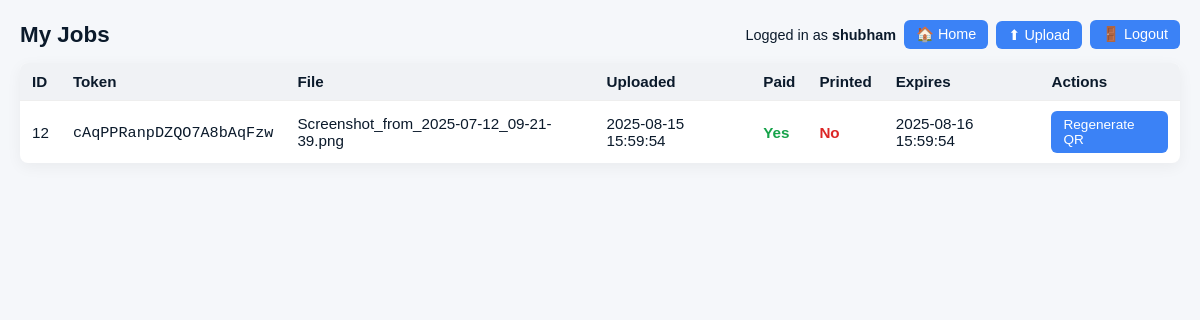
The app's page /myjobs (signed in) with its own data.
### tables this page shows
CREATE TABLE jobs (
        id INTEGER PRIMARY KEY AUTOINCREMENT,
        token TEXT UNIQUE,
        filename TEXT,
        filepath TEXT,
        uploaded_at INTEGER,
        paid INTEGER DEFAULT 0,
        printed INTEGER DEFAULT 0,
        expires_at INTEGER
    , owner_username TEXT);

### app.py (the view)
@app.route('/myjobs')
@login_required(admin_only=False)
def myjobs():
    username = session.get('user')
    conn = get_db_connection()
    cur = conn.cursor()
    cur.execute(
        'SELECT id, token, filename, uploaded_at, paid, printed, expires_at FROM jobs WHERE owner_username=? ORDER BY uploaded_at DESC',
        (username,)
    )
    rows = cur.fetchall()
    conn.close()
    formatted = []
    for r in rows:
        formatted.append({
            'id': r[0],
            'token': r[1],
            'filename': r[2],
            'uploaded_at': datetime.fromtimestamp(r[3]).strftime("%Y-%m-%d %H:%M:%S"),
            'paid': bool(r[4]),
            'printed': bool(r[5]),
            'expires_at': datetime.fromtimestamp(r[6]).strftime("%Y-%m-%d %H:%M:%S"),
        })
    return render_template('myjobs.html', jobs=formatted)

### app.py (called while the page is built, shortened)
@app.context_processor
def inject_template_globals():
    max_mb = app.config.get('MAX_CONTENT_LENGTH', 0) // (1024 * 1024)
    return {
        "max_file_mb": max_mb,
        "registration_enabled": 'register' in app.view_functions
    }

def get_db_connection():
    conn = sqlite3.connect(DB_PATH)
    conn.row_factory = sqlite3.Row
    return conn

def login_required(admin_only=False):
    def decorator(f):
        @wraps(f)
        def wrapped(*args, **kwargs):
            username = session.get("user")
            if not username:
                if admin_only:
                    return redirect(url_for("admin_login", next=request.path))
                return redirect(url_for("user_login", next=request.path))
            return f(*args, **kwargs)
        return wrapped
    return decorator

### templates/myjobs.html (shortened to what this page needs)
<!doctype html>
<html>
<head>
</head>
<body>
  <div class="top">
    <h2>My Jobs</h2>
    <div class="top-actions">
      <span>Logged in as <strong>{{ session.user }}</strong></span>
      <a href="{{ url_for('index') }}" class="btn-link">🏠 Home</a>
      <a href="{{ url_for('index') }}" class="btn-link">⬆ Upload</a>
      <a href="{{ url_for('logout') }}" class="btn-link">🚪 Logout</a>
    </div>
  </div>
  <table>
    <thead>
      <tr>
        <th>ID</th>
        <th>Token</th>
        <th>File</th>
        <th>Uploaded</th>
        <th>Paid</th>
        <th>Printed</th>
        <th>Expires</th>
        <th>Actions</th>
      </tr>
    </thead>
    <tbody>
      {% for job in jobs %}
      <tr>
        <td>{{ job.id }}</td>
        <td><code>{{ job.token }}</code></td>
        <td>{{ job.filename }}</td>
        <td>{{ job.uploaded_at }}</td>
        <td>{% if job.paid %}<span class="ok">Yes</span>{% else %}<span class="no">No</span>{% endif %}</td>
        <td>{% if job.printed %}<span class="ok">Yes</span>{% else %}<span class="no">No</span>{% endif %}</td>
        <td>{{ job.expires_at }}</td>
        <td>
          {% if not job.printed %}
            <a href="{{ url_for('regenerate_qr', token=job.token) }}" class="btn-qr" target="_blank">Regenerate QR</a>
          {% else %}
            <span>-</span>
          {% endif %}
        </td>
      </tr>
      {% endfor %}
    </tbody>
  </table>
</body>
</html>

### templates/myjobs.html (style rules this page uses)
body { font-family: Arial, Helvetica, sans-serif; background: #f5f7fa; margin: 20px; color: #0b1a2b; }
.top { display: flex; justify-content: space-between; align-items: center; margin-bottom: 14px; flex-wrap: wrap; gap: 8px; }
h2 { margin: 0; font-size: 1.4rem; }
.top-actions { display: flex; flex-wrap: wrap; gap: 8px; align-items: center; font-size: 0.9rem; }
.btn-link { display: inline-block; padding: 6px 12px; background: #3b82f6; color: #fff; text-decoration: none; border-radius: 6px; font-weight: 500; transition: background-color 0.2s; }
table { width: 100%; border-collapse: collapse; background: #fff; border-radius: 8px; overflow: hidden; box-shadow: 0 4px 15px rgba(0,0,0,0.05); }
th, td { padding: 10px 12px; border-bottom: 1px solid #eee; text-align: left; font-size: 0.95rem; }
th { background: #f0f2f5; font-weight: 600; }
tr:last-child td { border-bottom: none; }
.ok { color: #16a34a; font-weight: 600; }
.no { color: #dc2626; font-weight: 600; }
.btn-qr { display: inline-block; padding: 6px 12px; background: #3b82f6; color: #fff; text-decoration: none; border-radius: 6px; font-size: 0.85rem; font-weight: 500; }

### records on screen
jobs: user "shubham", id "12", token "cAqPPRanpDZQO7A8bAqFzw", filename "Screenshot_from_2025-07-12_09-21-39.png", uploaded_at "2025-08-15 15:59:54", paid "Yes", printed "No", expires_at "2025-08-16 15:59:54"
